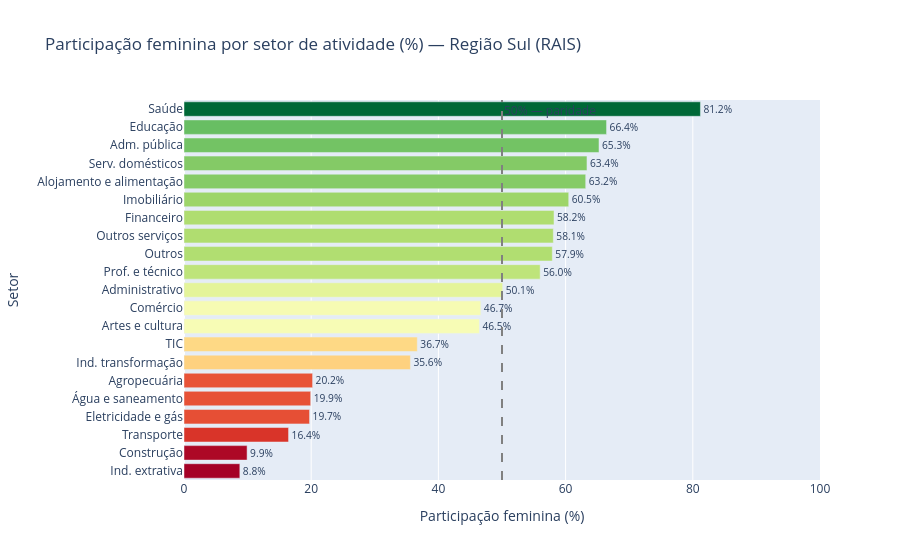

The notebook cell saved with this chart:
### Markdown cell above
## 5.4 — Participação Feminina por Setor (RAIS)

### Code cell
df_setor = pd.read_csv(config.gold_dir / "gap_salarial_por_setor.csv", encoding="utf-8")

df_fem = df_setor[df_setor["sexo"] == "Feminino"].copy()
df_setor_agg = (
    df_fem.groupby("setor")[["share_pct", "gap_pct", "salario_medio"]]
    .mean()
    .round(2)
    .sort_values("share_pct")
    .reset_index()
)

fig4 = px.bar(
    df_setor_agg,
    x="share_pct",
    y="setor",
    orientation="h",
    title="Participação feminina por setor de atividade (%) — Região Sul (RAIS)",
    labels={"share_pct": "Participação feminina (%)", "setor": "Setor"},
    color="share_pct",
    color_continuous_scale="RdYlGn",
    text="share_pct",
)
fig4.update_traces(texttemplate="%{text:.1f}%", textposition="outside")
fig4.add_vline(x=50, line_dash="dash", line_color="gray", annotation_text="50% — paridade")
fig4.update_layout(
    xaxis_title="Participação feminina (%)",
    coloraxis_showscale=False,
    xaxis_range=[0, 100],
)
fig4.show()

### Figure 1 — Plotly figure (JSON) as saved in the notebook; plotly's stock layout.template omitted (floating-point values rounded to 4 significant figures)
{"data": [{"hovertemplate": "Participação feminina (%)=%{marker.color}<br>Setor=%{y}<extra></extra>", "legendgroup": "", "marker": {"color": [8.78, 9.92, 16.44, 19.74, 19.92, 20.22, 35.6, 36.68, 46.45, 46.67, 50.11, 56.0, 57.91, 58.07, 58.18, 60.49, 63.16, 63.36, 65.25, 66.44, 81.2], "coloraxis": "coloraxis", "pattern": {"shape": ""}}, "name": "", "orientation": "h", "showlegend": false, "text": [8.78, 9.92, 16.44, 19.74, 19.92, 20.22, 35.6, 36.68, 46.45, 46.67, 50.11, 56.0, 57.91, 58.07, 58.18, 60.49, 63.16, 63.36, 65.25, 66.44, 81.2], "textposition": "outside", "texttemplate": "%{text:.1f}%", "type": "bar", "x": [8.78, 9.92, 16.44, 19.74, 19.92, 20.22, 35.6, 36.68, 46.45, 46.67, 50.11, 56.0, 57.91, 58.07, 58.18, 60.49, 63.16, 63.36, 65.25, 66.44, 81.2], "xaxis": "x", "y": ["Ind. extrativa", "Construção", "Transporte", "Eletricidade e gás", "Água e saneamento", "Agropecuária", "Ind. transformação", "TIC", "Artes e cultura", "Comércio", "Administrativo", "Prof. e técnico", "Outros", "Outros serviços", "Financeiro", "Imobiliário", "Alojamento e alimentação", "Serv. domésticos", "Adm. pública", "Educação", "Saúde"], "yaxis": "y"}], "layout": {"annotations": [{"showarrow": false, "text": "50% — paridade", "x": 50, "xanchor": "left", "xref": "x", "y": 1, "yanchor": "top", "yref": "y domain"}], "barmode": "relative", "coloraxis": {"colorbar": {"title": {"text": "Participação feminina (%)"}}, "colorscale": [[0, "rgb(165,0,38)"], [0.1, "rgb(215,48,39)"], [0.2, "rgb(244,109,67)"], [0.3, "rgb(253,174,97)"], [0.4, "rgb(254,224,139)"], [0.5, "rgb(255,255,191)"], [0.6, "rgb(217,239,139)"], [0.7, "rgb(166,217,106)"], [0.8, "rgb(102,189,99)"], [0.9, "rgb(26,152,80)"], [1, "rgb(0,104,55)"]], "showscale": false}, "legend": {"tracegroupgap": 0}, "shapes": [{"line": {"color": "gray", "dash": "dash"}, "type": "line", "x0": 50, "x1": 50, "xref": "x", "y0": 0, "y1": 1, "yref": "y domain"}], "title": {"text": "Participação feminina por setor de atividade (%) — Região Sul (RAIS)"}, "xaxis": {"anchor": "y", "domain": [0, 1], "range": [0, 100], "title": {"text": "Participação feminina (%)"}}, "yaxis": {"anchor": "x", "domain": [0, 1], "title": {"text": "Setor"}}}}
